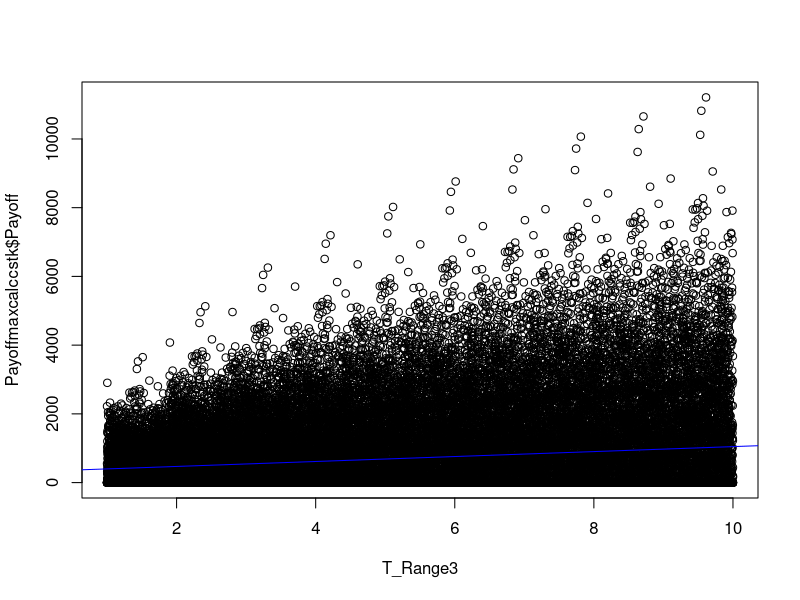
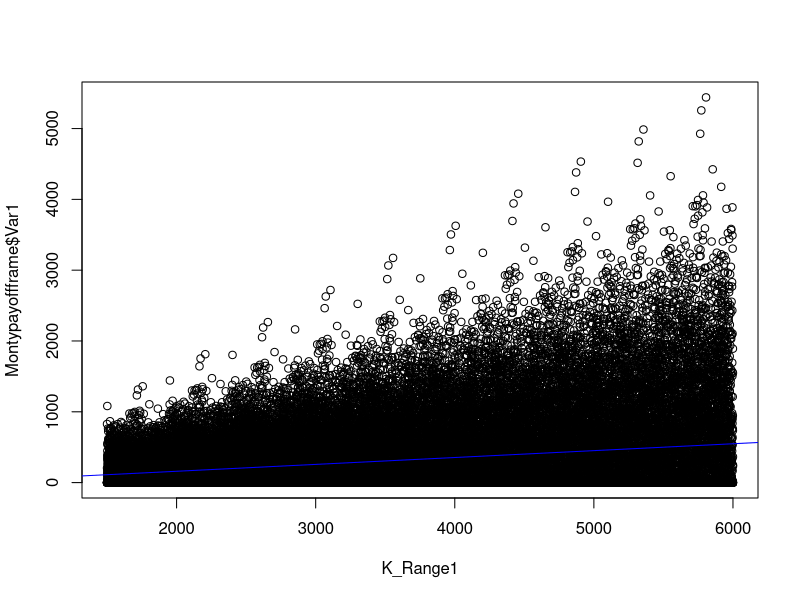
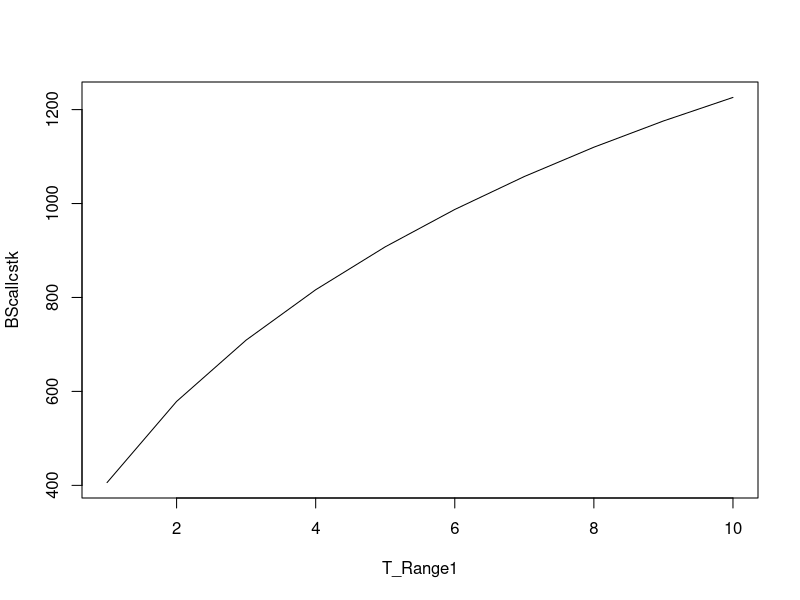
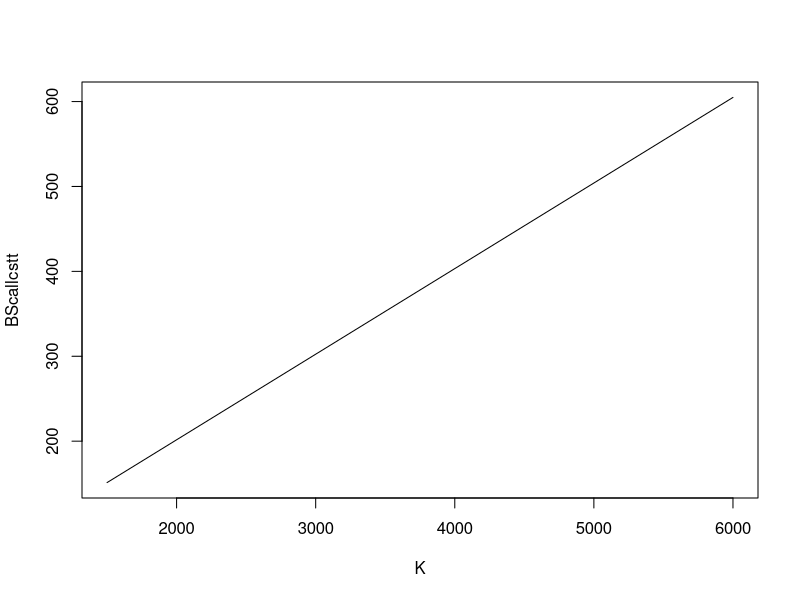
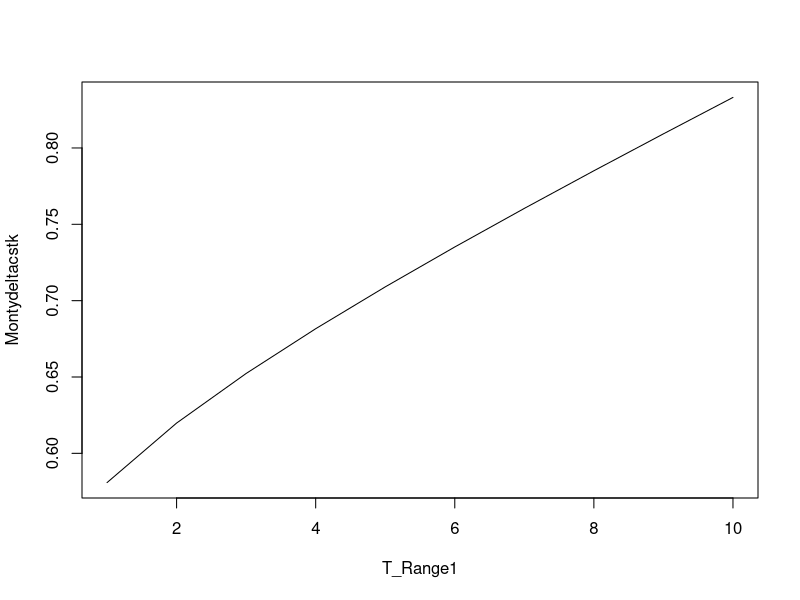
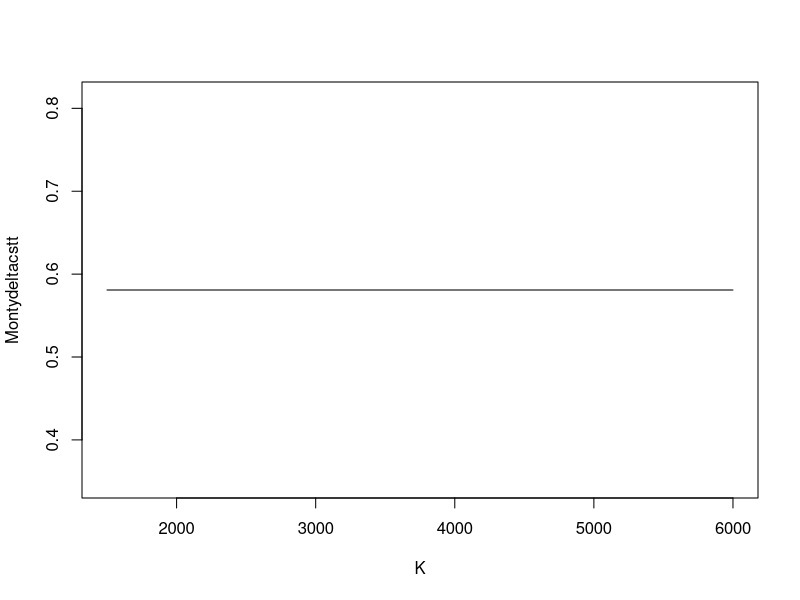
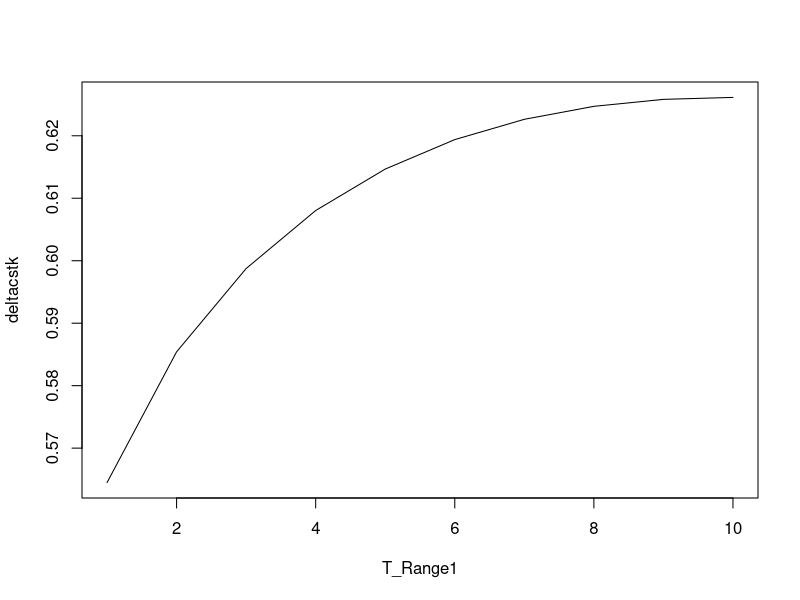
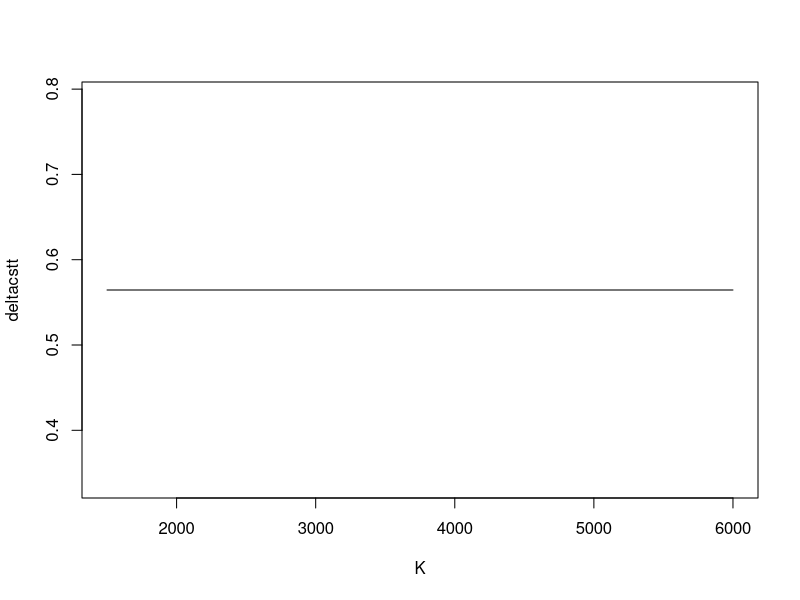

Generate these figures, in order, with R:
#Universal Variables
#Risk-Free Interest Rate
#52-Week T-Bill Rates https://ycharts.com/indicators/1_year_treasury_rate
#Long-Term Average
r=.02856

#Dividend Yield
#From Appended Code from Vivian
div=.01363478261

#Volatility
#From Appended Code from Vivian
vol=0.239494036992927

#SPX Last 10 Years Low --> High
#https://www.barchart.com/stocks/quotes/$SPX/interactive-chart
#S0<- 1398:4818 /Range of SPX/
#S0 = c(1500,2000,2500,3000,3500,4000,4500,5000,5500) /Vector of SPX/
S0=c(1500,2000,2500,3000,3500,4000,4500,5000,5500,6000) #AoN Case
S0constant=4026 #11/25/2022 Close
#n1 = length(S0) #Size of Data

#Maturity Times Vector
#t= c(1/12,2/12,4/12,6/12,8/12,10/12,1,3,5,10)
t= c(1,2,3,4,5,6,7,8,9,10)
tconstant=1
n2 = length(t) #Size of Data

#Strike Prices
#Should the Strike Price Range Be Changed
#K = 2000:7000
K = c(1500,2000,2500,3000,3500,4000,4500,5000,5500,6000)
Kconstant=4026 #At The Money
n3 = length(K)



#--------------------------------------------------------------------------------------------------------------
#Theoretical Section (At The Money)
#We will have two calculations with varying K and T as constants
#--------------------------------------------------------------------------------------------------------------



#Constant T at T=1 --------------------------------------------------------------------------------------------

#D1 & D2 Values
d1cstt= ((log(S0/K)+ (r-div+(vol^2/2))*tconstant)/(vol * sqrt(tconstant)))
d2cstt= (d1cstt - vol*sqrt(tconstant))

#Remove the Hash tags and run after component code to see full values
#d1cstt
#d2cstt

#Theoretical Call Price
BScallcstt= (S0*exp(-div*tconstant)*pnorm(d1cstt))-(K*exp(-r*tconstant)*pnorm(d2cstt))

#Theoretical Deltas
deltacstt=(exp(-div*tconstant)*pnorm(d1cstt))

#M5-17 Module 5 Lesson 1 Formula List (Alpha = r since we are considering Risk Free)
BSStcstt = (S0 * (exp(r-div) * tconstant))

#Constant K&S0 of 4026  At The Money Call------------------------------------------------------------------------

#D1 & D2 Values
d1cstk = ((log(S0constant/Kconstant)+ (r-div+(vol^2/2))*t)/(vol * sqrt(t)))
d2cstk = (d1cstk - vol*sqrt(t))

#Remove the Hash tags and run after component code to see full values
#d1cstk
#d2cstk

#Theoretical Call Price
BScallcstk = (S0constant*exp(-div*t)*pnorm(d1cstk))-(Kconstant*exp(-r*t)*pnorm(d2cstk))

#Theoretical Deltas
deltacstk=(exp(-div*t)*pnorm(d1cstk))

#M5-17 Module 5 Lesson 1 Formula List (Alpha = r since we are considering Risk Free)
BSStcstk = (S0constant * (exp((r - div) * t)))

#Constants for Both--------------------------------------------------------------------------------------------

#D1 & D2 Values
d1bothcst = ((log(S0constant/Kconstant)+ (r-div+(vol^2/2))*tconstant)/(vol * sqrt(tconstant)))
d2bothcst = (d1bothcst - vol*sqrt(tconstant))

#Theoretical Call Price
BScallbothcst = (S0constant * exp(-div*tconstant) * pnorm(d1bothcst)) - (Kconstant * exp(-r*tconstant) * pnorm(d2bothcst))

#Theoretical Deltas
deltabothcst=(exp(-div*tconstant)*pnorm(d1bothcst))

#M5-17 Module 5 Lesson 1 Formula List (Alpha = r since we are considering Risk Free)
BSStbothcst = (S0constant * exp(r - div) * tconstant)



#--------------------------------------------------------------------------------------------------------------
#Monte Carlo Simulation Section
#--------------------------------------------------------------------------------------------------------------



#Constant T at T=1 --------------------------------------------------------------------------------------------

#OCD CHECK THE FORMULA WHEN HOME

set.seed(57609)

#Algorithm 1
#Generate a vector of 5000 normally distributed random numbers
Zi=rnorm(5000)
#5.1.16 5-14

#Stcsttframe = expand.grid(Zi,S0)
#Stcsttframe$Var3 <- (S0 * (exp((r-div-((vol^2)/2))*tconstant) + (vol * sqrt(tconstant) * Zi)))
#1500,2000,2500,3000,3500,4000,4500,5000,5500,6000

for(i in 1:5000)
{
  Stcstts01500 = (1500 * (exp((r-div-((vol^2)/2))*tconstant) + (vol * sqrt(tconstant) * Zi)))
}
for(i in 1:5000)
{
  Stcstts02000 = (2000 * (exp((r-div-((vol^2)/2))*tconstant) + (vol * sqrt(tconstant) * Zi)))
}
for(i in 1:5000)
{
  Stcstts02500 = (2500 * (exp((r-div-((vol^2)/2))*tconstant) + (vol * sqrt(tconstant) * Zi)))
}
for(i in 1:5000)
{
  Stcstts03000 = (3000 * (exp((r-div-((vol^2)/2))*tconstant) + (vol * sqrt(tconstant) * Zi)))
}
for(i in 1:5000)
{
  Stcstts03500 = (3500 * (exp((r-div-((vol^2)/2))*tconstant) + (vol * sqrt(tconstant) * Zi)))
}
for(i in 1:5000)
{
  Stcstts04000 = (4000 * (exp((r-div-((vol^2)/2))*tconstant) + (vol * sqrt(tconstant) * Zi)))
}
for(i in 1:5000)
{
  Stcstts04500 = (4500 * (exp((r-div-((vol^2)/2))*tconstant) + (vol * sqrt(tconstant) * Zi)))
}
for(i in 1:5000)
{
  Stcstts05000 = (5000 * (exp((r-div-((vol^2)/2))*tconstant) + (vol * sqrt(tconstant) * Zi)))
}
for(i in 1:5000)
{
  Stcstts05500 = (5500 * (exp((r-div-((vol^2)/2))*tconstant) + (vol * sqrt(tconstant) * Zi)))
}
for(i in 1:5000)
{
  Stcstts06000 = (6000 * (exp((r-div-((vol^2)/2))*tconstant) + (vol * sqrt(tconstant) * Zi)))
}

Stcstt <- c(Stcstts01500,Stcstts02000,Stcstts02500,Stcstts03000,Stcstts03500,Stcstts04000,Stcstts04500,Stcstts05000,Stcstts05500,Stcstts06000)

#Calculating the Maximum of St-K and 0 in a Data Frame


#Generate Data Frames for each of the S0/K Values
Payoffmaxcalccstt1500 = expand.grid(Stcstts01500,1500)
Payoffmaxcalccstt2000 = expand.grid(Stcstts02000,2000)
Payoffmaxcalccstt2500 = expand.grid(Stcstts02500,2500)
Payoffmaxcalccstt3000 = expand.grid(Stcstts03000,3000)
Payoffmaxcalccstt3500 = expand.grid(Stcstts03500,3500)
Payoffmaxcalccstt4000 = expand.grid(Stcstts04000,4000)
Payoffmaxcalccstt4500 = expand.grid(Stcstts04500,4500)
Payoffmaxcalccstt5000 = expand.grid(Stcstts05000,5000)
Payoffmaxcalccstt5500 = expand.grid(Stcstts05500,5500)
Payoffmaxcalccstt6000 = expand.grid(Stcstts06000,6000)


#Perform Equation to caluate time 0 payoff at each of the S0/K Values


#1500
Payoffmaxcalccstt1500$Var3 <- Payoffmaxcalccstt1500$Var1 - Payoffmaxcalccstt1500$Var2
Payoffmaxcalccstt1500$Var4 <- 0
Payoffmaxcalccstt1500$Var5 <- pmax(Payoffmaxcalccstt1500$Var3, Payoffmaxcalccstt1500$Var4)
#c(S,K,T) = 𝐸∗ 𝑒−𝑟𝑇 𝑆𝑇 −𝐾 +
Payoffmaxcalccstt1500$Payoff <- (Payoffmaxcalccstt1500$Var5 * exp(-r*tconstant))


#2000
Payoffmaxcalccstt2000$Var3 <- Payoffmaxcalccstt2000$Var1 - Payoffmaxcalccstt2000$Var2
Payoffmaxcalccstt2000$Var4 <- 0
Payoffmaxcalccstt2000$Var5 <- pmax(Payoffmaxcalccstt2000$Var3, Payoffmaxcalccstt2000$Var4)
#c(S,K,T) = 𝐸∗ 𝑒−𝑟𝑇 𝑆𝑇 −𝐾 +
Payoffmaxcalccstt2000$Payoff <- (Payoffmaxcalccstt2000$Var5 * exp(-r*tconstant))


#2500
Payoffmaxcalccstt2500$Var3 <- Payoffmaxcalccstt2500$Var1 - Payoffmaxcalccstt2500$Var2
Payoffmaxcalccstt2500$Var4 <- 0
Payoffmaxcalccstt2500$Var5 <- pmax(Payoffmaxcalccstt2500$Var3, Payoffmaxcalccstt2500$Var4)
#c(S,K,T) = 𝐸∗ 𝑒−𝑟𝑇 𝑆𝑇 −𝐾 +
Payoffmaxcalccstt2500$Payoff <- (Payoffmaxcalccstt2500$Var5 * exp(-r*tconstant))

#3000
Payoffmaxcalccstt3000$Var3 <- Payoffmaxcalccstt3000$Var1 - Payoffmaxcalccstt3000$Var2
Payoffmaxcalccstt3000$Var4 <- 0
Payoffmaxcalccstt3000$Var5 <- pmax(Payoffmaxcalccstt3000$Var3, Payoffmaxcalccstt3000$Var4)
#c(S,K,T) = 𝐸∗ 𝑒−𝑟𝑇 𝑆𝑇 −𝐾 +
Payoffmaxcalccstt3000$Payoff <- (Payoffmaxcalccstt3000$Var5 * exp(-r*tconstant))

#3500
Payoffmaxcalccstt3500$Var3 <- Payoffmaxcalccstt3500$Var1 - Payoffmaxcalccstt3500$Var2
Payoffmaxcalccstt3500$Var4 <- 0
Payoffmaxcalccstt3500$Var5 <- pmax(Payoffmaxcalccstt3500$Var3, Payoffmaxcalccstt3500$Var4)
#c(S,K,T) = 𝐸∗ 𝑒−𝑟𝑇 𝑆𝑇 −𝐾 +
Payoffmaxcalccstt3500$Payoff <- (Payoffmaxcalccstt3500$Var5 * exp(-r*tconstant))

#4000
Payoffmaxcalccstt4000$Var3 <- Payoffmaxcalccstt4000$Var1 - Payoffmaxcalccstt4000$Var2
Payoffmaxcalccstt4000$Var4 <- 0
Payoffmaxcalccstt4000$Var5 <- pmax(Payoffmaxcalccstt4000$Var3, Payoffmaxcalccstt4000$Var4)
#c(S,K,T) = 𝐸∗ 𝑒−𝑟𝑇 𝑆𝑇 −𝐾 +
Payoffmaxcalccstt4000$Payoff <- (Payoffmaxcalccstt4000$Var5 * exp(-r*tconstant))

#4500
Payoffmaxcalccstt4500$Var3 <- Payoffmaxcalccstt4500$Var1 - Payoffmaxcalccstt4500$Var2
Payoffmaxcalccstt4500$Var4 <- 0
Payoffmaxcalccstt4500$Var5 <- pmax(Payoffmaxcalccstt4500$Var3, Payoffmaxcalccstt4500$Var4)
#c(S,K,T) = 𝐸∗ 𝑒−𝑟𝑇 𝑆𝑇 −𝐾 +
Payoffmaxcalccstt4500$Payoff <- (Payoffmaxcalccstt4500$Var5 * exp(-r*tconstant))

#5000
Payoffmaxcalccstt5000$Var3 <- Payoffmaxcalccstt5000$Var1 - Payoffmaxcalccstt5000$Var2
Payoffmaxcalccstt5000$Var4 <- 0
Payoffmaxcalccstt5000$Var5 <- pmax(Payoffmaxcalccstt5000$Var3, Payoffmaxcalccstt5000$Var4)
#c(S,K,T) = 𝐸∗ 𝑒−𝑟𝑇 𝑆𝑇 −𝐾 +
Payoffmaxcalccstt5000$Payoff <- (Payoffmaxcalccstt5000$Var5 * exp(-r*tconstant))

#5500
Payoffmaxcalccstt5500$Var3 <- Payoffmaxcalccstt5500$Var1 - Payoffmaxcalccstt5500$Var2
Payoffmaxcalccstt5500$Var4 <- 0
Payoffmaxcalccstt5500$Var5 <- pmax(Payoffmaxcalccstt5500$Var3, Payoffmaxcalccstt5500$Var4)
#c(S,K,T) = 𝐸∗ 𝑒−𝑟𝑇 𝑆𝑇 −𝐾 +
Payoffmaxcalccstt5500$Payoff <- (Payoffmaxcalccstt5500$Var5 * exp(-r*tconstant))

#6000
Payoffmaxcalccstt6000$Var3 <- Payoffmaxcalccstt6000$Var1 - Payoffmaxcalccstt6000$Var2
Payoffmaxcalccstt6000$Var4 <- 0
Payoffmaxcalccstt6000$Var5 <- pmax(Payoffmaxcalccstt6000$Var3, Payoffmaxcalccstt6000$Var4)
#c(S,K,T) = 𝐸∗ 𝑒−𝑟𝑇 𝑆𝑇 −𝐾 +
Payoffmaxcalccstt6000$Payoff <- (Payoffmaxcalccstt6000$Var5 * exp(-r*tconstant))




#All the above Collumns inside a single variable
Montypayoffcstt <- c(Payoffmaxcalccstt1500$Payoff,Payoffmaxcalccstt2000$Payoff,Payoffmaxcalccstt2500$Payoff,Payoffmaxcalccstt3000$Payoff,Payoffmaxcalccstt3500$Payoff,Payoffmaxcalccstt4000$Payoff,Payoffmaxcalccstt4500$Payoff,Payoffmaxcalccstt5000$Payoff,Payoffmaxcalccstt5500$Payoff,Payoffmaxcalccstt6000$Payoff)

#Mean of all Payoff Values Though do note that we are shifting about different S0/Ks here
Montypayoffcsttmean <- mean(Montypayoffcstt)

#Monte-Carlo Delta at Constant t=1
Montydeltacstt = ((BSStcstt * pnorm(d1cstt)) / (S0))

#Mean of Monte-Carlo Delta at Constant t=1
Montydeltacsttmean <- mean(Montydeltacstt)


#Constant K&S0 of 4026  At The Money Call----------------------------------------------------------------------

set.seed(57609)
#Algorithm 1
#Generate a vector of 5000 normally distributed random numbers
Zi=rnorm(5000)
#5.1.16 5-14

#t is 1:10


for(i in 1:5000)
{
  Stcstk1year = (S0constant * (exp((r-div-((vol^2)/2))*(1)) + (vol * sqrt(1) * Zi)))
}
for(i in 1:5000)
{
  Stcstk2year = (S0constant * (exp((r-div-((vol^2)/2))*(2)) + (vol * sqrt(2) * Zi)))
}
for(i in 1:5000)
{
  Stcstk3year = (S0constant * (exp((r-div-((vol^2)/2))*(3)) + (vol * sqrt(3) * Zi)))
}
for(i in 1:5000)
{
  Stcstk4year = (S0constant * (exp((r-div-((vol^2)/2))*(4)) + (vol * sqrt(4) * Zi)))
}
for(i in 1:5000)
{
  Stcstk5year = (S0constant * (exp((r-div-((vol^2)/2))*(5)) + (vol * sqrt(5) * Zi)))
}
for(i in 1:5000)
{
  Stcstk6year = (S0constant * (exp((r-div-((vol^2)/2))*(6)) + (vol * sqrt(6) * Zi)))
}
for(i in 1:5000)
{
  Stcstk7year = (S0constant * (exp((r-div-((vol^2)/2))*(7)) + (vol * sqrt(7) * Zi)))
}
for(i in 1:5000)
{
  Stcstk8year = (S0constant * (exp((r-div-((vol^2)/2))*(8)) + (vol * sqrt(8) * Zi)))
}
for(i in 1:5000)
{
  Stcstk9year = (S0constant * (exp((r-div-((vol^2)/2))*(9)) + (vol * sqrt(9) * Zi)))
}
for(i in 1:5000)
{
  Stcstk10year = (S0constant * (exp((r-div-((vol^2)/2))*(10)) + (vol * sqrt(10) * Zi)))
}


Stcstk <- c(Stcstk1year,Stcstk2year,Stcstk3year,Stcstk4year,Stcstk5year,Stcstk6year,Stcstk7year,Stcstk8year,Stcstk9year,Stcstk10year)


#Calculating the Maximum of St-K and 0 in a Data Frame
Payoffmaxcalccstk = expand.grid(Stcstk,Kconstant)
Payoffmaxcalccstk$Var3 <- Payoffmaxcalccstk$Var1 - Payoffmaxcalccstk$Var2
Payoffmaxcalccstk$Var4 <- 0
Payoffmaxcalccstk$Var5 <- pmax(Payoffmaxcalccstk$Var3, Payoffmaxcalccstk$Var4)


#c(S,K,T) = 𝐸∗ 𝑒−𝑟𝑇 𝑆𝑇 −𝐾 +
Payoffmaxcalccstk$Payoff <- (Payoffmaxcalccstk$Var5 * exp(-r*tconstant))

#Mean of all Payoff Values Though do note that we are shifting about different ts here
Montypayoffcstkmean <- mean(Payoffmaxcalccstk$Payoff)

#Monte Carlo Delta Values across different S0/K sets
Montydeltacstk = ((BSStcstk * pnorm(d1cstk)) / (S0constant))

#Monty Carlo Delta Average
Montydeltacstkmean <- mean(Montydeltacstk)

Montydeltacstkmean

#Constants for Both--------------------------------------------------------------------------------------------

set.seed(57609)

#Algorithm 1
#Generate a vector of 5000 normally distributed random numbers
Zi=rnorm(5000)
#5.1.16 5-14

for(i in 1:5000)
{
  Stbothcst = (S0constant * (exp((r-div-((vol^2)/2))*tconstant) + (vol * sqrt(tconstant) * Zi)))
}

#Calculating the Maximum of St-K and 0 in a Data Frame
Payoffmaxcalcbothcst = expand.grid(Stbothcst,Kconstant)
Payoffmaxcalcbothcst$Var3 <- Payoffmaxcalcbothcst$Var1 - Payoffmaxcalcbothcst$Var2
Payoffmaxcalcbothcst$Var4 <- 0
Payoffmaxcalcbothcst$Var5 <- pmax(Payoffmaxcalcbothcst$Var3, Payoffmaxcalcbothcst$Var4)

#c(S,K,T) = 𝐸∗ 𝑒−𝑟𝑇 𝑆𝑇 −𝐾 +
Payoffmaxcalcbothcst$Payoff <- (Payoffmaxcalcbothcst$Var5 * exp(-r*tconstant))



#Mean of all 5000 payoffs
Payoffbothcstmean = mean(Payoffmaxcalcbothcst$Payoff)


#Little t = 0  in our case
#Monte Carlo Delta with both t & S0/K constants ATM
Montydeltaboth = ((BSStbothcst * pnorm(d1bothcst)) / (S0constant))




#______________________________________________________________________________________________________________
#--------------------------------------------------------------------------------------------------------------
#Theoretical Section (Out The Money)
#We will have two calculations with varying K and T as constants but a constant S0 of 4026 Throughout and Constant of K=5000 for OTM S0/K controlled
#--------------------------------------------------------------------------------------------------------------
#______________________________________________________________________________________________________________


Kout <- c(4027,4500,5000,5500,6000,6500,7000,7500,8000,8500)
Koutconstant = 5000

#Constant T at T=1 --------------------------------------------------------------------------------------------


#D1 & D2 Values
d1csttout= ((log(S0constant/Kout) + (r-div+(vol^2/2))*tconstant)/(vol * sqrt(tconstant)))
d2csttout= (d1csttout - vol*sqrt(tconstant))


#Theoretical Call Price
BScallcsttout= (S0constant*exp(-div*tconstant)*pnorm(d1csttout))-(Kout*exp(-r*tconstant)*pnorm(d2csttout))

#Theoretical Deltas
deltacsttout=(exp(-div*tconstant)*pnorm(d1csttout))

#M5-17 Module 5 Lesson 1 Formula List (Alpha = r since we are considering Risk Free)
BSStcsttout = (S0constant * (exp(r-div) * tconstant))



#Constant S0 = 4026 K = 5000  At The Money Call------------------------------------------------------------------------

#D1 & D2 Values
d1cstkout = ((log(S0constant/Koutconstant)+ (r-div+(vol^2/2))*t)/(vol * sqrt(t)))
d2cstkout = (d1cstkout - vol*sqrt(t))

#Remove the Hash tags and run after component code to see full values
#d1cstk
#d2cstk

#Theoretical Call Price
BScallcstkout = (S0constant*exp(-div*t)*pnorm(d1cstkout))-(Koutconstant*exp(-r*t)*pnorm(d2cstkout))

#Theoretical Deltas
deltacstkout=(exp(-div*t)*pnorm(d1cstkout))

#M5-17 Module 5 Lesson 1 Formula List (Alpha = r since we are considering Risk Free)
BSStcstkout = (S0constant * (exp((r-div) * t)))

#Constants for Both--------------------------------------------------------------------------------------------

#D1 & D2 Values
d1bothcstout = ((log(S0constant/Koutconstant)+ (r-div+(vol^2/2))*tconstant)/(vol * sqrt(tconstant)))
d2bothcstout = (d1bothcstout - (vol*sqrt(tconstant)))

#Theoretical Call Price
BScallbothcstout = (S0constant*exp(-div*tconstant)*pnorm(d1bothcstout))-(Koutconstant*exp(-r*tconstant)*pnorm(d2bothcstout))

#Theoretical Deltas
deltabothcstout=(exp(-div*tconstant)*pnorm(d1bothcstout))

#M5-17 Module 5 Lesson 1 Formula List (Alpha = r since we are considering Risk Free)
BSStbothcstout = (S0constant * exp(r - div) * tconstant)



#--------------------------------------------------------------------------------------------------------------
#Monte Carlo Simulation Section OTM S0 = 4026
#--------------------------------------------------------------------------------------------------------------


#Constant T at T=1 OTM --------------------------------------------------------------------------------------------


set.seed(57609)

#Algorithm 1
#Generate a vector of 5000 normally distributed random numbers
Zi=rnorm(5000)
#5.1.16 5-14

for(i in 1:5000)
{
  Stcstts4026out = (4026 * (exp((r-div-((vol^2)/2))*tconstant) + (vol * sqrt(tconstant) * Zi)))
}

Stcstts4026out


#Calculating the Maximum of St-K and 0 in a Data Frame

#Generate Data Frames for each of the S0/K Values
Payoffmaxcalccstt4026out = expand.grid(Stcstts4026out,Kout)


#Perform Equation to caluate time 0 payoff at each of the S0/K Values
Payoffmaxcalccstt4026out$Var3 <- Payoffmaxcalccstt4026out$Var1 - Payoffmaxcalccstt4026out$Var2
Payoffmaxcalccstt4026out$Var4 <- 0
Payoffmaxcalccstt4026out$Var5 <- pmax(Payoffmaxcalccstt4026out$Var3, Payoffmaxcalccstt4026out$Var4)
#c(S,K,T) = 𝐸∗ 𝑒−𝑟𝑇 𝑆𝑇 −𝐾 +
Payoffmaxcalccstt4026out$Payoff <- (Payoffmaxcalccstt4026out$Var5 * exp(-r*tconstant))



#Mean of all Payoff Values Though do note that we are shifting about different S0/Ks here
Montypayoffcsttmeanout <- mean(Payoffmaxcalccstt4026out$Payoff)

#Monte-Carlo Delta at Constant t=1
Montydeltacsttout = ((BSStcsttout * pnorm(d1csttout)) / (S0constant))

#Mean of Monte-Carlo Delta at Constant t=1
Montydeltacsttmeanout <- mean(Montydeltacsttout)




#Constant S0 of 4026 and K=5000  At The Money Call----------------------------------------------------------------------

set.seed(57609)
#Algorithm 1
#Generate a vector of 5000 normally distributed random numbers
Zi=rnorm(5000)
#5.1.16 5-14

#t is 1:10


for(i in 1:5000)
{
  Stcstk1yearout = (S0constant * (exp((r-div-((vol^2)/2))*(1)) + (vol * sqrt(1) * Zi)))
}
for(i in 1:5000)
{
  Stcstk2yearout = (S0constant * (exp((r-div-((vol^2)/2))*(2)) + (vol * sqrt(2) * Zi)))
}
for(i in 1:5000)
{
  Stcstk3yearout = (S0constant * (exp((r-div-((vol^2)/2))*(3)) + (vol * sqrt(3) * Zi)))
}
for(i in 1:5000)
{
  Stcstk4yearout = (S0constant * (exp((r-div-((vol^2)/2))*(4)) + (vol * sqrt(4) * Zi)))
}
for(i in 1:5000)
{
  Stcstk5yearout = (S0constant * (exp((r-div-((vol^2)/2))*(5)) + (vol * sqrt(5) * Zi)))
}
for(i in 1:5000)
{
  Stcstk6yearout = (S0constant * (exp((r-div-((vol^2)/2))*(6)) + (vol * sqrt(6) * Zi)))
}
for(i in 1:5000)
{
  Stcstk7yearout = (S0constant * (exp((r-div-((vol^2)/2))*(7)) + (vol * sqrt(7) * Zi)))
}
for(i in 1:5000)
{
  Stcstk8yearout = (S0constant * (exp((r-div-((vol^2)/2))*(8)) + (vol * sqrt(8) * Zi)))
}
for(i in 1:5000)
{
  Stcstk9yearout = (S0constant * (exp((r-div-((vol^2)/2))*(9)) + (vol * sqrt(9) * Zi)))
}
for(i in 1:5000)
{
  Stcstk10yearout = (S0constant * (exp((r-div-((vol^2)/2))*(10)) + (vol * sqrt(10) * Zi)))
}


Stcstkout <- c(Stcstk1yearout,Stcstk2yearout,Stcstk3yearout,Stcstk4yearout,Stcstk5yearout,Stcstk6yearout,Stcstk7yearout,Stcstk8yearout,Stcstk9yearout,Stcstk10yearout)


#Calculating the Maximum of St-K and 0 in a Data Frame
Payoffmaxcalccstkout = expand.grid(Stcstkout,Koutconstant)
Payoffmaxcalccstkout$Var3 <- Payoffmaxcalccstkout$Var1 - Payoffmaxcalccstkout$Var2
Payoffmaxcalccstkout$Var4 <- 0
Payoffmaxcalccstkout$Var5 <- pmax(Payoffmaxcalccstkout$Var3, Payoffmaxcalccstkout$Var4)


#c(S,K,T) = 𝐸∗ 𝑒−𝑟𝑇 𝑆𝑇 −𝐾 +
Payoffmaxcalccstkout$Payoff <- (Payoffmaxcalccstkout$Var5 * exp(-r*tconstant))

#Mean of all Payoff Values Though do note that we are shifting about different ts here
Montypayoffcstkmeanout <- mean(Payoffmaxcalccstkout$Payoff)

#Monte Carlo Delta Values across different S0/K sets
Montydeltacstkout = ((BSStcstkout * pnorm(d1cstkout)) / (S0constant))

#Monty Carlo Delta Average
Montydeltacstkmeanout <- mean(Montydeltacstkout)


#Constants for Both S0=4026 K=5000 t=1 --------------------------------------------------------------------------------------------

set.seed(57609)

#Algorithm 1
#Generate a vector of 5000 normally distributed random numbers
Zi=rnorm(5000)
#5.1.16 5-14

for(i in 1:5000)
{
  Stbothcstout = (S0constant * (exp((r-div-((vol^2)/2))*tconstant) + (vol * sqrt(tconstant) * Zi)))
}

#Calculating the Maximum of St-K and 0 in a Data Frame
Payoffmaxcalcbothcstout = expand.grid(Stbothcstout,Koutconstant)
Payoffmaxcalcbothcstout$Var3 <- Payoffmaxcalcbothcstout$Var1 - Payoffmaxcalcbothcstout$Var2
Payoffmaxcalcbothcstout$Var4 <- 0
Payoffmaxcalcbothcstout$Var5 <- pmax(Payoffmaxcalcbothcstout$Var3, Payoffmaxcalcbothcstout$Var4)

#c(S,K,T) = 𝐸∗ 𝑒−𝑟𝑇 𝑆𝑇 −𝐾 +
Payoffmaxcalcbothcstout$Payoff <- (Payoffmaxcalcbothcstout$Var5 * exp(-r*tconstant))



#Mean of all 5000 payoffs
Payoffbothcstmeanout = mean(Payoffmaxcalcbothcstout$Payoff)


#Little t = 0  in our case
#Monte Carlo Delta with both t & S0/K constants ATM
Montydeltabothout = ((BSStbothcstout * pnorm(d1bothcstout)) / (S0constant))




#______________________________________________________________________________________________________________
#--------------------------------------------------------------------------------------------------------------
#Theoretical Section (In The Money)
#We will have two calculations with varying K and T as constants but a constant S0 of 4026 Throughout
#--------------------------------------------------------------------------------------------------------------
#______________________________________________________________________________________________________________


Kin <- c(1, 500, 1000, 1500, 2000, 2500, 3000, 3500, 4000,4025)
Kinconstant = 3500

#Constant T at T=1 --------------------------------------------------------------------------------------------


#D1 & D2 Values
d1csttin= ((log(S0constant/Kin) + (r-div+(vol^2/2))*tconstant)/(vol * sqrt(tconstant)))
d2csttin= (d1csttin - vol*sqrt(tconstant))


#Theoretical Call Price
BScallcsttin= (S0constant*exp(-div*tconstant)*pnorm(d1csttin))-(Kin*exp(-r*tconstant)*pnorm(d2csttin))

#Theoretical Deltas
deltacsttin=(exp(-div*tconstant)*pnorm(d1csttin))

#M5-17 Module 5 Lesson 1 Formula List (Alpha = r since we are considering Risk Free)
BSStcsttin = (S0constant * (exp(r-div) * tconstant))



#Constant S0 = 4026 K = 5000  At The Money Call------------------------------------------------------------------------

#D1 & D2 Values
d1cstkin = ((log(S0constant/Kinconstant)+ (r-div+(vol^2/2))*t)/(vol * sqrt(t)))
d2cstkin = (d1cstkin - vol*sqrt(t))


#Theoretical Call Price
BScallcstkin = (S0constant*exp(-div*t)*pnorm(d1cstkin))-(Kinconstant*exp(-r*t)*pnorm(d2cstkin))

#Theoretical Deltas
deltacstkin=(exp(-div*t)*pnorm(d1cstkin))

#M5-17 Module 5 Lesson 1 Formula List (Alpha = r since we are considering Risk Free)
BSStcstkin = (S0constant * (exp((r-div) * t)))

#Constants for Both--------------------------------------------------------------------------------------------

#D1 & D2 Values
d1bothcstin = ((log(S0constant/Kinconstant)+ (r-div+(vol^2/2))*tconstant)/(vol * sqrt(tconstant)))
d2bothcstin = (d1bothcstin - (vol*sqrt(tconstant)))

#Theoretical Call Price
BScallbothcstin = (S0constant*exp(-div*tconstant)*pnorm(d1bothcstin))-(Kinconstant*exp(-r*tconstant)*pnorm(d2bothcstin))

#Theoretical Deltas
deltabothcstin=(exp(-div*tconstant)*pnorm(d1bothcstin))

#M5-17 Module 5 Lesson 1 Formula List (Alpha = r since we are considering Risk Free)
BSStbothcstin = (S0constant * exp(r - div) * tconstant)



#--------------------------------------------------------------------------------------------------------------
#Monte Carlo Simulation Section ITM S0 = 4026 Kincostant =3500
#--------------------------------------------------------------------------------------------------------------


#Constant T at T=1 ITM --------------------------------------------------------------------------------------------


set.seed(57609)

#Algorithm 1
#Generate a vector of 5000 normally distributed random numbers
Zi=rnorm(5000)
#5.1.16 5-14

for(i in 1:5000)
{
  Stcstts4026in = (4026 * (exp((r-div-((vol^2)/2))*tconstant) + (vol * sqrt(tconstant) * Zi)))
}

Stcstts4026in


#Calculating the Maximum of St-K and 0 in a Data Frame

#Generate Data Frames for each of the S0/K Values
Payoffmaxcalccstt4026in = expand.grid(Stcstts4026in,Kin)


#Perform Equation to caluate time 0 payoff at each of the S0/K Values
Payoffmaxcalccstt4026in$Var3 <- Payoffmaxcalccstt4026in$Var1 - Payoffmaxcalccstt4026in$Var2
Payoffmaxcalccstt4026in$Var4 <- 0
Payoffmaxcalccstt4026in$Var5 <- pmax(Payoffmaxcalccstt4026in$Var3, Payoffmaxcalccstt4026in$Var4)
#c(S,K,T) = 𝐸∗ 𝑒−𝑟𝑇 𝑆𝑇 −𝐾 +
Payoffmaxcalccstt4026in$Payoff <- (Payoffmaxcalccstt4026in$Var5 * exp(-r*tconstant))



#Mean of all Payoff Values Though do note that we are shifting about different S0/Ks here
Montypayoffcsttmeanin <- mean(Payoffmaxcalccstt4026in$Payoff)

#Monte-Carlo Delta at Constant t=1
Montydeltacsttin = ((BSStcsttin * pnorm(d1csttin)) / (S0constant))

#Mean of Monte-Carlo Delta at Constant t=1
Montydeltacsttmeanin <- mean(Montydeltacsttin)




#Constant S0 of 4026 and K=3500  At The Money Call----------------------------------------------------------------------

set.seed(57609)
#Algorithm 1
#Generate a vector of 5000 normally distributed random numbers
Zi=rnorm(5000)
#5.1.16 5-14

#t is 1:10


for(i in 1:5000)
{
  Stcstk1yearin = (S0constant * (exp((r-div-((vol^2)/2))*(1)) + (vol * sqrt(1) * Zi)))
}
for(i in 1:5000)
{
  Stcstk2yearin = (S0constant * (exp((r-div-((vol^2)/2))*(2)) + (vol * sqrt(2) * Zi)))
}
for(i in 1:5000)
{
  Stcstk3yearin = (S0constant * (exp((r-div-((vol^2)/2))*(3)) + (vol * sqrt(3) * Zi)))
}
for(i in 1:5000)
{
  Stcstk4yearin = (S0constant * (exp((r-div-((vol^2)/2))*(4)) + (vol * sqrt(4) * Zi)))
}
for(i in 1:5000)
{
  Stcstk5yearin = (S0constant * (exp((r-div-((vol^2)/2))*(5)) + (vol * sqrt(5) * Zi)))
}
for(i in 1:5000)
{
  Stcstk6yearin = (S0constant * (exp((r-div-((vol^2)/2))*(6)) + (vol * sqrt(6) * Zi)))
}
for(i in 1:5000)
{
  Stcstk7yearin = (S0constant * (exp((r-div-((vol^2)/2))*(7)) + (vol * sqrt(7) * Zi)))
}
for(i in 1:5000)
{
  Stcstk8yearin = (S0constant * (exp((r-div-((vol^2)/2))*(8)) + (vol * sqrt(8) * Zi)))
}
for(i in 1:5000)
{
  Stcstk9yearin = (S0constant * (exp((r-div-((vol^2)/2))*(9)) + (vol * sqrt(9) * Zi)))
}
for(i in 1:5000)
{
  Stcstk10yearin = (S0constant * (exp((r-div-((vol^2)/2))*(10)) + (vol * sqrt(10) * Zi)))
}


Stcstkin <- c(Stcstk1yearin,Stcstk2yearin,Stcstk3yearin,Stcstk4yearin,Stcstk5yearin,Stcstk6yearin,Stcstk7yearin,Stcstk8yearin,Stcstk9yearin,Stcstk10yearin)


#Calculating the Maximum of St-K and 0 in a Data Frame
Payoffmaxcalccstkin = expand.grid(Stcstkin,Kinconstant)
Payoffmaxcalccstkin$Var3 <- Payoffmaxcalccstkin$Var1 - Payoffmaxcalccstkin$Var2
Payoffmaxcalccstkin$Var4 <- 0
Payoffmaxcalccstkin$Var5 <- pmax(Payoffmaxcalccstkin$Var3, Payoffmaxcalccstkin$Var4)


#c(S,K,T) = 𝐸∗ 𝑒−𝑟𝑇 𝑆𝑇 −𝐾 +
Payoffmaxcalccstkin$Payoff <- (Payoffmaxcalccstkin$Var5 * exp(-r*tconstant))

#Mean of all Payoff Values Though do note that we are shifting about different ts here
Montypayoffcstkmeanin <- mean(Payoffmaxcalccstkin$Payoff)

#Monte Carlo Delta Values across different S0/K sets
Montydeltacstkin = ((BSStcstkin * pnorm(d1cstkin)) / (S0constant))

#Monty Carlo Delta Average
Montydeltacstkmeanin <- mean(Montydeltacstkin)


#Constants for Both S0=4026 K=5000 t=1 --------------------------------------------------------------------------------------------

set.seed(57609)

#Algorithm 1
#Generate a vector of 5000 normally distributed random numbers
Zi=rnorm(5000)
#5.1.16 5-14

for(i in 1:5000)
{
  Stbothcstin = (S0constant * (exp((r-div-((vol^2)/2))*tconstant) + (vol * sqrt(tconstant) * Zi)))
}

#Calculating the Maximum of St-K and 0 in a Data Frame
Payoffmaxcalcbothcstin = expand.grid(Stbothcstin,Kinconstant)
Payoffmaxcalcbothcstin$Var3 <- Payoffmaxcalcbothcstin$Var1 - Payoffmaxcalcbothcstin$Var2
Payoffmaxcalcbothcstin$Var4 <- 0
Payoffmaxcalcbothcstin$Var5 <- pmax(Payoffmaxcalcbothcstin$Var3, Payoffmaxcalcbothcstin$Var4)

#c(S,K,T) = 𝐸∗ 𝑒−𝑟𝑇 𝑆𝑇 −𝐾 +
Payoffmaxcalcbothcstin$Payoff <- (Payoffmaxcalcbothcstin$Var5 * exp(-r*tconstant))



#Mean of all 5000 payoffs
Payoffbothcstmeanin = mean(Payoffmaxcalcbothcstin$Payoff)


#Little t = 0  in our case
#Monte Carlo Delta with both t & S0/K constants ATM
Montydeltabothin = ((BSStbothcstin * pnorm(d1bothcstin)) / (S0constant))




#-------------------------------------------------------------------------------------------------------------------------------------------

#Plots & Key Outputs

#-------------------------------------------------------------------------------------------------------------------------------------------

#10 Values
T_Range1 = c((1):10)

#5000 Values
lower_limr1 = (1)
upper_limr1 = 10
step_numr1 = 5000
step_sizer1 = (upper_limr1 - lower_limr1) / (step_numr1 - 1)

T_Range2 <- seq(from = lower_limr1, to = upper_limr1, by = step_sizer1)


#50000 Values for Monte-Carlo Delta Calculation
lower_limr3 = (1)
upper_limr3 = 10
step_numr3 = 50000
step_sizer3 = (upper_limr3 - lower_limr3) / (step_numr3 - 1)

T_Range3 <- seq(from = lower_limr3, to = upper_limr3, by = step_sizer3)



#50000 Range Values for the ATM S0/K range
lower_limr4 = (1500)
upper_limr4 = 6000
step_numr4 = 50000
step_sizer4 = (upper_limr4 - lower_limr4) / (step_numr4 - 1)

K_Range1 <- seq(from = lower_limr4, to = upper_limr4, by = step_sizer4)


#At The Money---------------------------------------------------------------------------------------------------------------------------------

#Graph Frame Additions
Payoffmaxcalccstk$T_Range <- T_Range3

#Montyprice vs T
plot(T_Range3,Payoffmaxcalccstk$Payoff)
abline(lm(Payoffmaxcalccstk$Payoff ~ T_Range3, data = Payoffmaxcalccstk), col = "blue")

meanPayoffmaxcalccstkpayoff <- mean(Payoffmaxcalccstk$Payoff)
meanPayoffmaxcalccstkpayoff

#Graph Frame
Montypayoffframe <- expand.grid(Montypayoffcstt,0)
Montypayoffframe$K_Range <- K_Range1

#Montyprice vs S0
plot(K_Range1,Montypayoffframe$Var1)
abline(lm(Montypayoffframe$Var1 ~ Montypayoffframe$K_Range, data = Payoffmaxcalccstk), col = "blue")

#BSprice vs T
plot(T_Range1,BScallcstk, type = "l")

#BSprice vs S0
plot(K,BScallcstt, type = "l")


#montydelta vs T
plot(T_Range1,Montydeltacstk, type = "l")


#montydleta vs S0
plot(K,Montydeltacstt, type = "l")


#BSdelta vs T
plot(T_Range1,deltacstk, type = "l")


#BSdelta vs S0
plot(K,deltacstt, type = "l")


#values for BS delta and price

#Delta ATM t=1 S0/K=4026 (4026 SPX Close 11-25-22)
deltabothcst


#Price ATM t=1 S0/K=4026 (4026 SPX Close 11-25-22)
BScallbothcst 


#Values for the Monty delta and price

#Monte Carlo Average Delta (Same Between Constant T and Constant S0/K)
Montydeltacsttmean

#Monte Carlo Price ATM t=1 S0/K=4026 (4026 SPX Close 11-25-22)
Payoffbothcstmean

#4. hopefully a list of st values (enough to fit into 1 slide)

#Monty vs T
Stcstk

#Monty vs K
Stcstt

#BS vs T
BSStcstk

#BS vs K
BSStcstt


#Monte Carlo Payoff vs its St values with Costant t=1 S0/K=4026
plot(Stbothcst,Payoffmaxcalcbothcst$Payoff)







#Out of The Money---------------------------------------------------------------------------------------------------------------------------------

#50000 Range Values for the ATM S0/K range
lower_limr5 = (4027)
upper_limr5 = 8500
step_numr5 = 50000
step_sizer5 = (upper_limr5 - lower_limr5) / (step_numr5 - 1)

K_Range1out <- seq(from = lower_limr5, to = upper_limr5, by = step_sizer5)


#Graph Frame Additions
Payoffmaxcalccstkout$T_Range <- T_Range3

#Monty price vs T
plot(T_Range3,Payoffmaxcalccstkout$Payoff)
abline(lm(Payoffmaxcalccstkout$Payoff ~ T_Range3, data = Payoffmaxcalccstkout), col = "blue")

meanPayoffmaxcalccstkpayoffout <- mean(Payoffmaxcalccstkout$Payoff)
meanPayoffmaxcalccstkpayoffout

#Graph Frame
Montypayoffframeout <- expand.grid(Payoffmaxcalccstt4026out$Payoff,0)
Montypayoffframeout$K_Range <- K_Range1out

#Montyprice vs S0
plot(K_Range1out,Montypayoffframeout$Var1)
abline(lm(Montypayoffframeout$Var1 ~ Montypayoffframeout$K_Range, data = Payoffmaxcalccstkout), col = "blue")


#BSprice vs T OTM vs ATM
plot(T_Range1,BScallcstkout, type = "l", col = "green")
#ATM Again
lines(T_Range1,BScallcstk, type = "l")


#BSprice vs K
plot(Kout,BScallcsttout, type = "l", col = "green")
#a bit scuffed framing wise because of K ranges just be better to have the two opposing graphs on this one

#montydelta vs T
plot(T_Range1,Montydeltacstkout, type = "l", col = "green")
lines(T_Range1,Montydeltacstk, type = "l")

#montydleta vs K
plot(Kout,Montydeltacsttout, type = "l")
#a bit scuffed framing wise because of K ranges just be better to have the two opposing graphs on this one

#BSdelta vs T
plot(T_Range1,deltacstkout, type = "l", col="green")
#lines(T_Range1,deltacstk, type = "l") ATM delta too large to fit without major changes

#BSdelta vs K
plot(Kout,deltacsttout, type = "l")


#values for BS delta and price

#Delta OTM t=1 S0=4026 K=5000 (4026 SPX Close 11-25-22)
deltabothcstout


#Price OTM t=1 S0=4026 K=5000 (4026 SPX Close 11-25-22)
BScallbothcstout


#Values for the Monty delta and price

#Monte Carlo Average Delta (Same Between Constant T and Constant S0/K)
Montydeltabothout

#Monte Carlo Price ATM t=1 S0=4026 K=5000(4026 SPX Close 11-25-22)
Payoffbothcstmeanout

#4. hopefully a list of st values (enough to fit into 1 slide)

#Monty vs T
Stcstkout

#Monty vs K
Stcstts4026out

#BS vs T
BSStcstkout

#BS vs K
BSStcsttout



#In the Money-------------------------------------------------------------------------------------------------------------------------------------


#50000 Range Values for the ITM S0/K range
lower_limr6 = (1)
upper_limr6 = 4025
step_numr6 = 50000
step_sizer6 = (upper_limr6 - lower_limr6) / (step_numr6 - 1)

K_Range1in <- seq(from = lower_limr6, to = upper_limr6, by = step_sizer6)


#Graph Frame Additions
Payoffmaxcalccstkin$T_Range <- T_Range3

#Monty price vs T
plot(T_Range3,Payoffmaxcalccstkin$Payoff)
abline(lm(Payoffmaxcalccstkin$Payoff ~ T_Range3, data = Payoffmaxcalccstkin), col = "blue")

meanPayoffmaxcalccstkpayoffin <- mean(Payoffmaxcalccstkin$Payoff)
meanPayoffmaxcalccstkpayoffin

#Graph Frame
Montypayoffframein <- expand.grid(Payoffmaxcalccstt4026in$Payoff,0)
Montypayoffframein$K_Range <- K_Range1in

#Montyprice vs K
plot(K_Range1in,Montypayoffframein$Var1)
abline(lm(Montypayoffframein$Var1 ~ Montypayoffframein$K_Range, data = Payoffmaxcalccstkin), col = "blue")


#BSprice vs T ITM vs ATM
plot(T_Range1,BScallcstkin, type = "l", col = "green")
#ATM Again
lines(T_Range1,BScallcstk, type = "l")


#BSprice vs K
plot(Kin,BScallcsttin, type = "l", col = "green")
#a bit scuffed framing wise because of K ranges just be better to have the two opposing graphs on this one

#montydelta vs T
plot(T_Range1,Montydeltacstkin, type = "l", col = "green")
lines(T_Range1,Montydeltacstk, type = "l")

#montydleta vs K
plot(Kin,Montydeltacsttin, type = "l")
#a bit scuffed framing wise because of K ranges just be better to have the two opposing graphs on this one

#BSdelta vs T
plot(T_Range1,deltacstkin, type = "l", col="green")
#lines(T_Range1,deltacstk, type = "l") ATM delta too large to fit without major changes

#BSdelta vs K
plot(Kin,deltacsttin, type = "l")


#values for BS delta and price

#Delta OTM t=1 S0=4026 K=5000 (4026 SPX Close 11-25-22)
deltabothcstin


#Price OTM t=1 S0=4026 K=5000 (4026 SPX Close 11-25-22)
BScallbothcstin


#Values for the Monty delta and price

#Monte Carlo Average Delta (Same Between Constant T and Constant S0/K)
Montydeltabothin

#Monte Carlo Price ATM t=1 S0=4026 K=5000(4026 SPX Close 11-25-22)
Payoffbothcstmeanin

#4. hopefully a list of st values (enough to fit into 1 slide)

#Monty vs T
Stcstkin

#Monty vs K
Stcstts4026in

#BS vs T
BSStcstkin

#BS vs K
BSStcsttin
